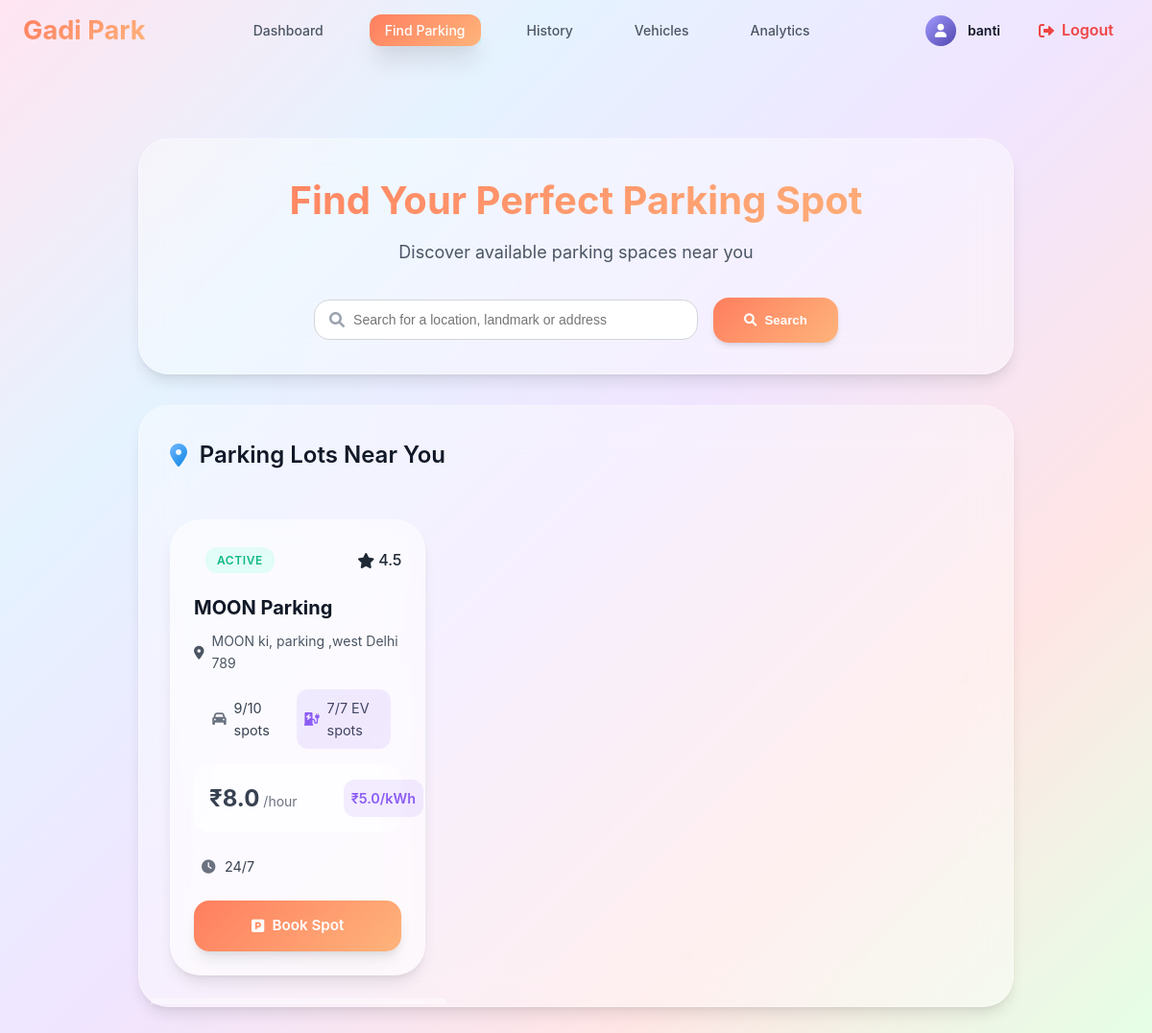
Before: /find_parking (signed in) with the older database file.
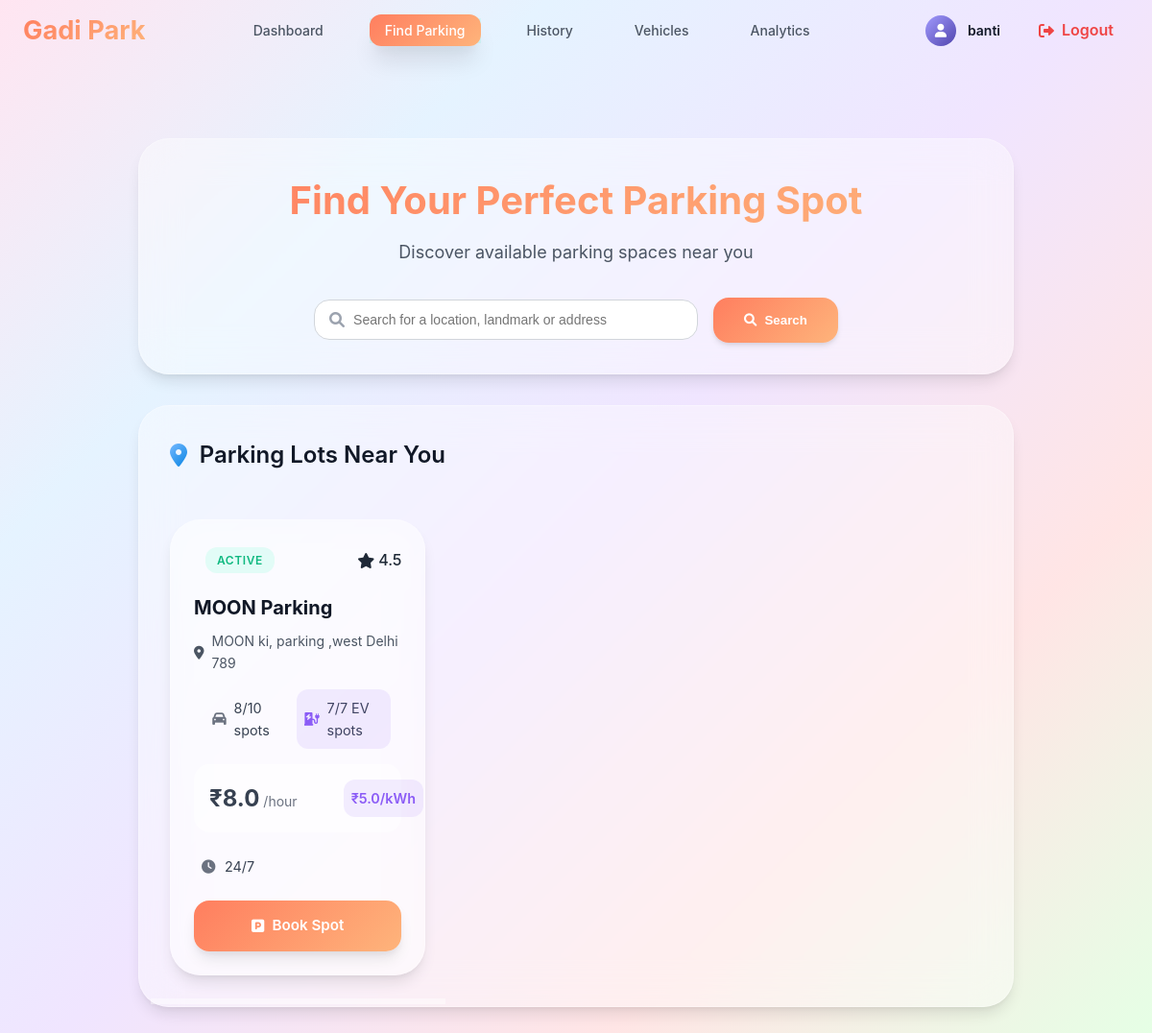
After: the same page with the newer database file.
### models/parking_lot.py (models this page shows, shortened)
class ParkingLot(db.Model):
    __tablename__ = 'parking_lots'
    id = db.Column(db.Integer, primary_key=True)
    name= db.Column(db.String(80), unique=True, nullable=False)
    address = db.Column(db.String(200), nullable=False)
    pincode = db.Column(db.String(10), nullable=False)
    hourly_rate = db.Column(db.Float, nullable=False)
    total_spots = db.Column(db.Integer, nullable=False)
    occupied_regular_spots = db.Column(db.Integer, default=0)
    occupied_ev_spots = db.Column(db.Integer, default=0)
    ev_spots = db.Column(db.Integer, default=0)
    ev_charging_rate = db.Column(db.Float, nullable=True)
    opening_time = db.Column(db.String(10), nullable=True)
    closing_time = db.Column(db.String(10), nullable=True)
    is_24_hours = db.Column(db.Boolean, default=False)
    description = db.Column(db.String(200), nullable=True)

### routes/user.py (the view)
@user_bp.route('/find_parking',methods=['POST','GET'])
@login_required
@user_required
def find_parking():
    user=User.query.get(session.get('user_id'))
    vehicles=Vehicle.query.filter_by(user_id=user.id)
    lots=ParkingLot.query.all()
    lot_id=request.args.get('lot_id')
    current_booking_time= request.args.get('current_booking_time')
    current_booking_date= request.args.get('current_booking_date')
    is_booked_by_user=Booking.query.filter_by(user_id=user.id).first()
    if is_booked_by_user:
        flash('You have any active bookings.', 'error')
        return redirect(url_for('user.user_dashboard'))
    lot = None
    if request.method == 'GET' and lot_id:
        lot = ParkingLot.query.filter_by(id=lot_id).first()
    return render_template('find_parking.html',lots=lots,lot=lot,vehicles=vehicles,current_booking_time=current_booking_time,current_booking_date=current_booking_date,user=user)

### Templates/find_parking.html (shortened to what the changed rows need)
{% extends "base.html" %}
{% block style %}
<link rel="stylesheet" href="{{url_for('static',filename='css/base.css')}}">
<link rel="stylesheet" href="{{url_for('static',filename='css/find_parking.css')}}">
<link rel="stylesheet" href="{{url_for('static',filename='css/modal.css')}}">
<link rel="stylesheet" href="https://cdnjs.cloudflare.com/ajax/libs/font-awesome/6.0.0/css/all.min.css">
{% endblock %}
{% block content %}
{% include "user_navbar.html" %}
<div class="user-main-content">
    <div class="search-section bg">
        <div class="search-header">
            <h1>Find Your Perfect Parking Spot</h1>
        </div>
    </div>
    <div class="parking-lots-section bg" style="padding: 2rem;">
        <div class="parking-header" >
            <h2>
                <i class="fas fa-map-marker-alt"></i>
                Parking Lots Near You
            </h2>
        </div>
        <div class="parking-lots-card-container">
            {% for lot in lots %}
            <div class="parking-lot-card bg" id="parking-lot-card" >
                <div class="card-header">
                    <div class="lot-status">
                        {% if lot.total_spots + lot.ev_spots == lot.occupied_regular_spots + lot.occupied_ev_spots %}
                            <div class="full lot-status">
                                Full
                            </div>
                        {% else %}
                            <div class="active lot-status">
                                Active
                            </div>
                        {% endif %}
                    </div>
                    <div class="lot-rating">
                        <i class="fas fa-star"></i>
                        <span>4.5</span>
                    </div>
                </div>
                <div class="card-content">
                    <h3 class="lot-name">{{ lot.name }}</h3>
                    <p class="lot-address">
                        <i class="fas fa-map-marker-alt"></i>
                        {{ lot.address }}
                    </p>
                    <div class="lot-features">
                        <div class="feature">
                            <i class="fas fa-car"></i>
                            <span>{{ lot.total_spots - lot.occupied_regular_spots }}/{{ lot.total_spots }} spots</span>
                        </div>
                        {% if lot.ev_spots > 0 %}
                        <div class="feature ev">
                            <i class="fas fa-charging-station"></i>
                            <span>{{ lot.ev_spots - lot.occupied_ev_spots }}/{{ lot.ev_spots }} EV spots</span>
                        </div>
                        {% endif %}
                    </div>
                    <div class="pricing-info">
                        <div class="price-main">
                            <span class="price">₹{{ lot.hourly_rate }}</span>
                            <span class="price-unit">/hour</span>
                        </div>
                        {% if lot.ev_spots > 0 %}
                        <div class="price-ev">
                            <span class="ev-price">₹{{ lot.ev_charging_rate }}/kWh</span>
                        </div>
                        {% endif %}
                    </div>
                    <div class="feature">
                        <i class="fas fa-clock"></i>
                        <span>
                            {% if lot.is_24_hours %}
                                24/7
                            {% else %}
                                {{ lot.opening_time }} - {{ lot.closing_time }}
                            {% endif %}
                        </span>
                    </div>
                </div>
                <div class="card-actions">
                    <a href="{{ url_for('booking.booking', lot_id=lot.id) }}" class="book-spot-btn btn-style">
                        <i class="fas fa-parking"></i>
                        Book Spot
                    </a>
                </div>
            </div>
            {% endfor %}
            </div>
        </div>
    </div>
{% endblock %}

Changed rows visible on the page:
changed ParkingLot "MOON Parking": lot.total_spots-lot.occupied_regular_spots "9" → "8"
